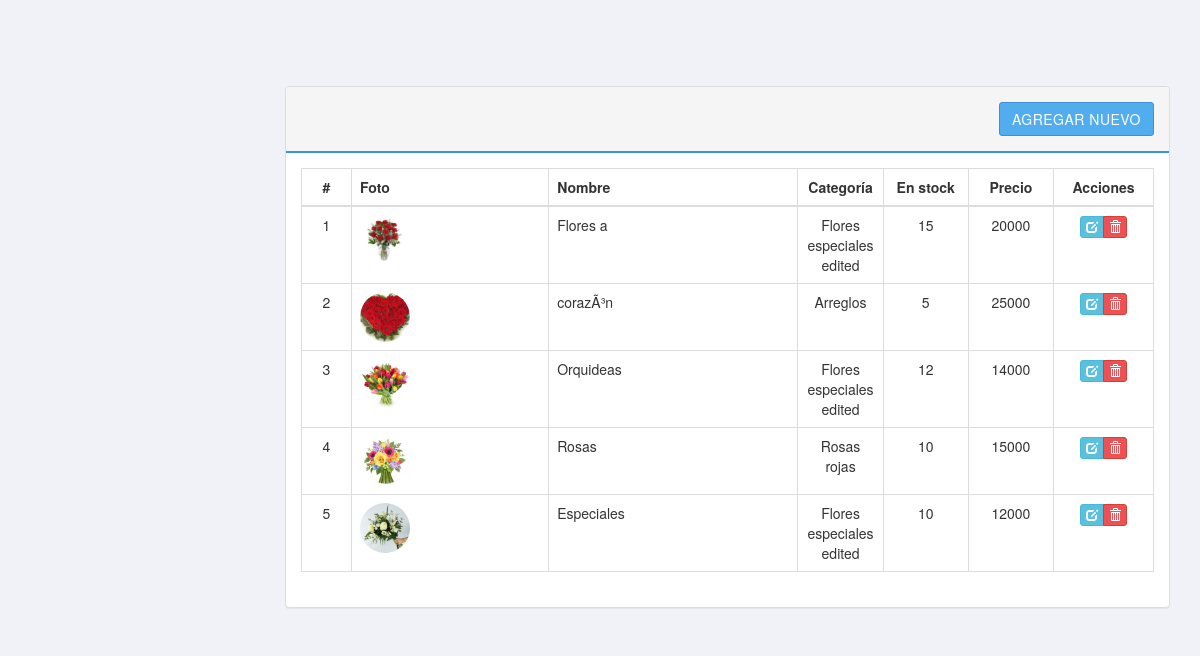
Screenshot of /flores/admin/product.php with the database file from the repository.
### tables this page shows
CREATE TABLE `flores` (
  `id` int(11) NOT NULL,
  `nombre` varchar(45) DEFAULT NULL,
  `precio` varchar(45) DEFAULT NULL,
  `sku` varchar(45) DEFAULT NULL,
  `descripcion` varchar(45) DEFAULT NULL,
  `empaques_id` int(11) NOT NULL DEFAULT '1',
  `tamaño_id` int(11) NOT NULL DEFAULT '1',
  `colores_id` int(11) NOT NULL DEFAULT '1',
  `cantidad` varchar(45) DEFAULT NULL,
  `imagen_id` int(11) NOT NULL,
  `categorias_id` int(11) NOT NULL
);

CREATE TABLE `imagen` (
  `id` int(11) NOT NULL,
  `file_name` varchar(45) DEFAULT NULL,
  `file_type` varchar(45) DEFAULT NULL
);

CREATE TABLE `categorias` (
  `id` int(11) NOT NULL,
  `nombre` varchar(45) DEFAULT NULL
);

### flores/admin/includes/sql.php (called while the page is built, shortened)
<?php
  require_once('includes/load.php');
function find_by_sql($sql)
{
  global $db;
  $result = $db->query($sql);
  $result_set = $db->while_loop($result);
 return $result_set;
}
  function join_product_table(){
     $sql  =" SELECT f.id,f.nombre,f.cantidad,f.precio,f.imagen_id,c.nombre";
    $sql  .=" AS categoria,i.file_name AS image";
    $sql  .=" FROM flores f";
    $sql  .=" LEFT JOIN categorias c ON c.id = f.categorias_id";
    $sql  .=" LEFT JOIN imagen i ON i.id = f.imagen_id";
    $sql  .=" ORDER BY f.id ASC";
    return find_by_sql($sql);
   }
?>

### flores/admin/includes/database.php (called while the page is built, shortened)
<?php
class MySqli_DB {
    private $con;
    public $query_id;
public function db_connect()
{
  $this->con = mysqli_connect(DB_HOST,DB_USER,DB_PASS);
  if(!$this->con)
         {
           die(" Database connection failed:". mysqli_connect_error());
         } else {
           $select_db = $this->con->select_db(DB_NAME);
         }
}
public function query($sql)
   {
      if (trim($sql != "")) {
          $this->query_id = $this->con->query($sql);
      }
       return $this->query_id;
   }
public function fetch_array($statement)
{
  return mysqli_fetch_array($statement);
}
public function while_loop($loop){
   $results = array();
   while ($result = $this->fetch_array($loop)) {
      $results[] = $result;
   }
 return $results;
}
}
$db = new MySqli_DB();
?>

### flores/admin/includes/functions.php (called while the page is built, shortened)
<?php
function remove_junk($str){
  $str = nl2br($str);
  $str = htmlspecialchars(strip_tags($str, ENT_QUOTES));
  return $str;
}
function count_id(){
  static $count = 1;
  return $count++;
}
?>

### flores/admin/product.php (the view, shortened to what this page needs)
<?php ob_start();
  $products = join_product_table();
?>
<?php include_once('layouts/header.php'); ?>
  <div class="row">
     <div class="col-md-12">
     </div>
    <div class="col-md-12">
      <div class="panel panel-default">
        <div class="panel-heading clearfix">
         <div class="pull-right">
           <a href="add_product.php" class="btn btn-primary">Agregar nuevo</a>
         </div>
        </div>
        <div class="panel-body">
          <table class="table table-bordered">
            <thead>
              <tr>
                <th class="text-center" style="width: 50px;">#</th>
                <th> Foto</th>
                <th> Nombre </th>
                <th class="text-center" style="width: 10%;"> Categoría </th>
                <th class="text-center" style="width: 10%;"> En stock </th>
                <th class="text-center" style="width: 10%;"> Precio </th>
                <th class="text-center" style="width: 100px;"> Acciones </th>
              </tr>
            </thead>
            <tbody>
              <?php foreach ($products as $product):?>
              <tr>
                <td class="text-center"><?php echo count_id();?></td>
                <td>
                  <?php if($product['imagen_id'] === '0'): ?>
                    <img class="img-avatar img-circle" src="uploads/products/no_image.jpg" alt="">
                  <?php else: ?>
                  <img class="img-avatar img-circle" src="uploads/products/<?php echo $product['image']; ?>" alt="">
                <?php endif; ?>
                </td>
                <td> <?php echo remove_junk($product['nombre']); ?></td>
                <td class="text-center"> <?php echo remove_junk($product['categoria']); ?></td>
                <td class="text-center"> <?php echo remove_junk($product['cantidad']); ?></td>
                <td class="text-center"> <?php echo remove_junk($product['precio']); ?></td>
                <td class="text-center">
                  <div class="btn-group">
                    <a href="edit_product.php?id=<?php echo (int)$product['id'];?>" class="btn btn-info btn-xs"  title="Edit" data-toggle="tooltip">
                      <span class="glyphicon glyphicon-edit"></span>
                    </a>
                    <a href="delete_product.php?id=<?php echo (int)$product['id'];?>" class="btn btn-danger btn-xs"  title="Delete" data-toggle="tooltip">
                      <span class="glyphicon glyphicon-trash"></span>
                    </a>
                  </div>
                </td>
              </tr>
             <?php endforeach; ?>
            </tbody>
        </div>
      </div>
    </div>
  </div>
  <?php include_once('layouts/footer.php'); ?>

### flores/admin/libs/css/main.css (style rules this page uses)
body { font-family: 'Helvetica Neue', Helvetica, Arial, sans-serif; font-weight: 400; overflow-x: hidden; overflow-y: auto; background: #f1f2f7; height: 100%; width: 100%; }
a { color #777; text-decoration: none; }
.panel-default >.panel-heading { background-color: #f5f5f5; border-bottom: 2px solid #3498DB; font-size: 15px; text-transform: uppercase; letter-spacing: .5px; padding: 15px; }
.btn { border-radius: 3px; -webkit-transition: all 300ms ease-in-out; -moz-transition: all 300ms ease-in-out; transition: all 300ms ease-in-out; }
.btn-primary { color: #fff; background-color: #51aded; border-color: #3d8fd8 }
.btn-danger { background-color: #ed5153 }
.img-avatar { width: 50px; height: 50px; }

### rows the page displays
flores: count_id "1", imagen.file_name (picture), nombre "Flores a", categorias.nombre "Flores especiales edited", cantidad "15", precio "20000"
flores: count_id "2", imagen.file_name (picture), nombre "corazÃ³n", categorias.nombre "Arreglos", cantidad "5", precio "25000"
flores: count_id "3", imagen.file_name (picture), nombre "Orquideas", categorias.nombre "Flores especiales edited", cantidad "12", precio "14000"
flores: count_id "4", imagen.file_name (picture), nombre "Rosas", categorias.nombre "Rosas rojas", cantidad "10", precio "15000"
flores: count_id "5", imagen.file_name (picture), nombre "Especiales", categorias.nombre "Flores especiales edited", cantidad "10", precio "12000"
